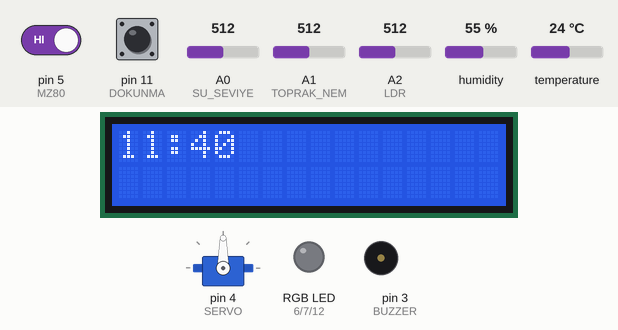
A sketch run on a simulated Arduino Uno, built with avr-gcc and run on an emulated ATmega328P. On the bench: 16×2 character LCD, servo, an RGB LED mixed from three pins (HIGH = lit), buzzer (waves = sounding, pin HIGH). The inputs (shaded band) are chosen by the test bench; at power-on: A0 (SU_SEVIYE) = 512, pin 5 (MZ80) HIGH, pin 11 (DOKUNMA) LOW, A1 (TOPRAK_NEM) = 512, A2 (LDR) = 512, humidity 55 %, temperature 24 °C. What the sketch prints to the serial monitor is not drawn.

Above: at 1.2 s.
1.3 s: A0 (SU_SEVIYE) set to 183
14.3 s: A0 (SU_SEVIYE) set to 158
At 22.9 s:
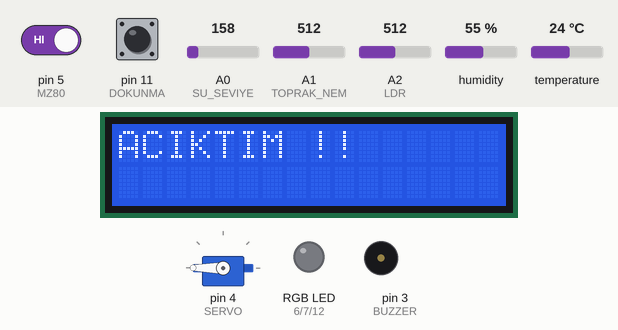
26.1 s: pin 5 (MZ80) driven LOW
At 30.7 s:
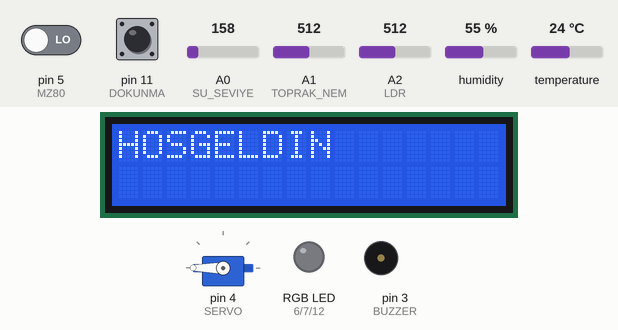
40.1 s: pin 11 (DOKUNMA) pulled HIGH for 3 s
At 46.9 s:
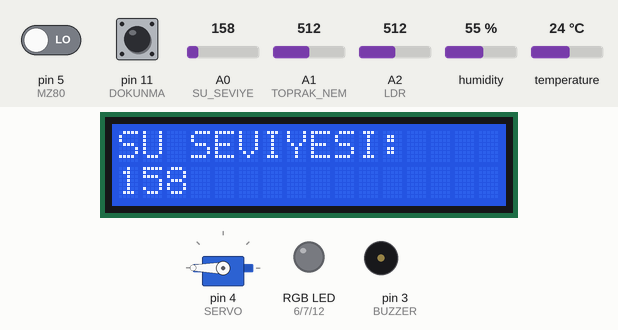
55.8 s: pin 5 (MZ80) driven HIGH
At 69.2 s:
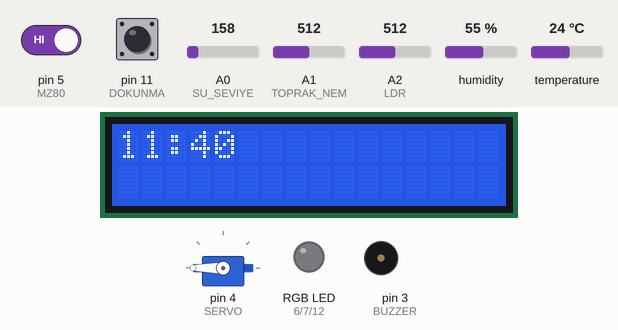
Timing chart, 0 to 70.7 s (numbered marks = the images above; inputs shaded):
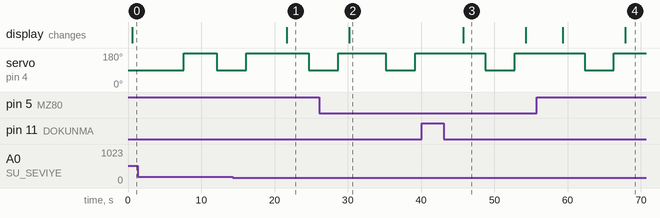

The sketch:

Grup22_Arduino.ino
```cpp
#include <Servo.h>
#include <virtuabotixRTC.h>
//#include <DS1307RTC.h>
#include <LiquidCrystal_I2C.h>
int pos_servo = 0;

Servo ServoNesnesi;
#define SU_SEVIYE A0
#define TOPRAK_NEM A1
#define HAVA_NEM 2
#define BUZZER 3
#define SERVO 4
#define MZ80 5
int RGB_R = 6;
int RGB_G = 7;
int RGB_B = 12;
#define SAAT_CLK 8
#define SAAT_DAT 9
#define SAAT_RST 10
#define DOKUNMA 11
String SELAMLA = "HOSGELDIN";
#define LDR A2


LiquidCrystal_I2C lcd(0x27,16,2);
//DS1307RTC myRTC(SAAT_CLK, SAAT_DAT, SAAT_RST);
virtuabotixRTC Saat(8, 9, 10);
#include <dht11.h>
dht11 dht_sensor;
int touch_count = 0;
void setup() {
  // put your setup code here, to run once:
  lcd.begin();
  Saat.setDS1302Time(15, 50, 10,2, 7, 06, 2022);
  ServoNesnesi.attach(SERVO);
  pinMode(SU_SEVIYE,INPUT);
  pinMode(TOPRAK_NEM,INPUT);
  pinMode(BUZZER,OUTPUT);
  pinMode(SERVO,OUTPUT);
  pinMode(MZ80,INPUT);
  pinMode(RGB_R,OUTPUT);
  pinMode(RGB_G,OUTPUT);
  pinMode(RGB_B,OUTPUT);
  pinMode(DOKUNMA, INPUT);
  pinMode(LDR, INPUT);
  Serial.begin(9600);

}

void loop() {

  // START CODE
  // Cisim var mı ?
  int MZ80_STATUS = digitalRead(MZ80);
  int su_seviyesi_deger = analogRead(SU_SEVIYE);
  int chk = dht_sensor.read(HAVA_NEM);
  int toprak_deger = analogRead(TOPRAK_NEM);  // Read the analog value form sensor
  int dokunma_check = digitalRead(DOKUNMA);
  int isik_degeri = analogRead(LDR);
  delay(500);
  if(MZ80_STATUS == 0) {
    lcd.clear();
    lcd.setCursor(0,0); // İlk satırın başlangıç noktası
    lcd.print(SELAMLA);
    delay(5000);

  } else {
    // SAAT YAZDIR
    lcd.clear();
    lcd.setCursor(0,0); // İlk satırın başlangıç noktası
    lcd.print("11:40");
    delay(3000);
  }
  if(dokunma_check == 1) {
    touch_count += 1;
    touch_count = touch_count % 4;
    Serial.print("ICERI : ");
    Serial.println(touch_count);

  }

  if(touch_count == 1) {
    lcd.clear();
    lcd.setCursor(0,0); // İlk satırın başlangıç noktası
    lcd.print("SU SEVIYESI: ");
    lcd.setCursor(0,1);
    lcd.print(su_seviyesi_deger);
    delay(3000);
    if (su_seviyesi_deger < 165 && MZ80_STATUS == 1){
        aciktim();
     }
  } else if (touch_count == 2) {
    // Sensörden okunan değerleri serial ekranda yazdırıyoruz.
      lcd.clear();
      lcd.setCursor(0,0);
      lcd.print("Nem Orani: ");
      lcd.print((float)dht_sensor.humidity, 2);
      lcd.setCursor(0,1);
      lcd.print("Sicaklik: ");
      lcd.print((float)dht_sensor.temperature, 2);
      delay(3000);
      if (su_seviyesi_deger < 165 && MZ80_STATUS == 1){
        aciktim();
     }
  } else if (touch_count == 3) {
    // GUN/AY/YIL YAZDIR
    lcd.clear();
    lcd.setCursor(0,0); // İlk satırın başlangıç noktası
    lcd.print("07.06.2022");
    delay(3000);
    if (su_seviyesi_deger < 165 && MZ80_STATUS == 1){
        aciktim();
     }
  }
  if (su_seviyesi_deger < 165 && MZ80_STATUS == 1){
        aciktim();
   }
 // Serial.print(toprak_deger);
  if(toprak_deger< 1500){
      ServoNesnesi.write(90);  /* Motorun mili 100. dereceye donuyor */
        delay(4000);
      ServoNesnesi.write(270);   /* Motor mili 20. dereceye donuyor */
        delay(1000);
  }
  Serial.print(isik_degeri);
  if(isik_degeri<200){
    renkAyarla(80, 0, 80); //mor
  } else {
   analogWrite(RGB_R, LOW);
   analogWrite(RGB_G, LOW);
   analogWrite(RGB_B, LOW);
  }


 }


void renkAyarla(int kirmizi, int yesil, int mavi){
  kirmizi = 255-kirmizi;
  yesil = 255-yesil;
  mavi = 255-mavi;
  analogWrite(RGB_R, kirmizi);
  analogWrite(RGB_G, yesil);
  analogWrite(RGB_B, mavi);
  }

void aciktim(){
//tone(BUZZER, 1000); // Send 1KHz sound signal...
    delay(1000);        // ...for 1 sec
    lcd.clear();
    lcd.setCursor(0,0);
    lcd.print("ACIKTIM !!");
    //noTone(BUZZER);     // Stop sound...
    delay(3000);
}
```

Measured:
- the behaviour switches between 165 and 164 on A0 (SU_SEVIYE) (found by bisection; images 0 and 1)
- after the input at 14.3 s, the display: changes after 7.4 s (image 1)
- after the input at 26.1 s, the display: changes after 4.1 s (image 2)
- after the input at 40.1 s, the display: changes after 5.7 s (image 3)
- after the input at 55.8 s, the display: first differs from a run without the input after 12.1 s (image 4)
- what the display in image 3 shows lasts 8.5 s, from 45.8 s to 54.3 s
